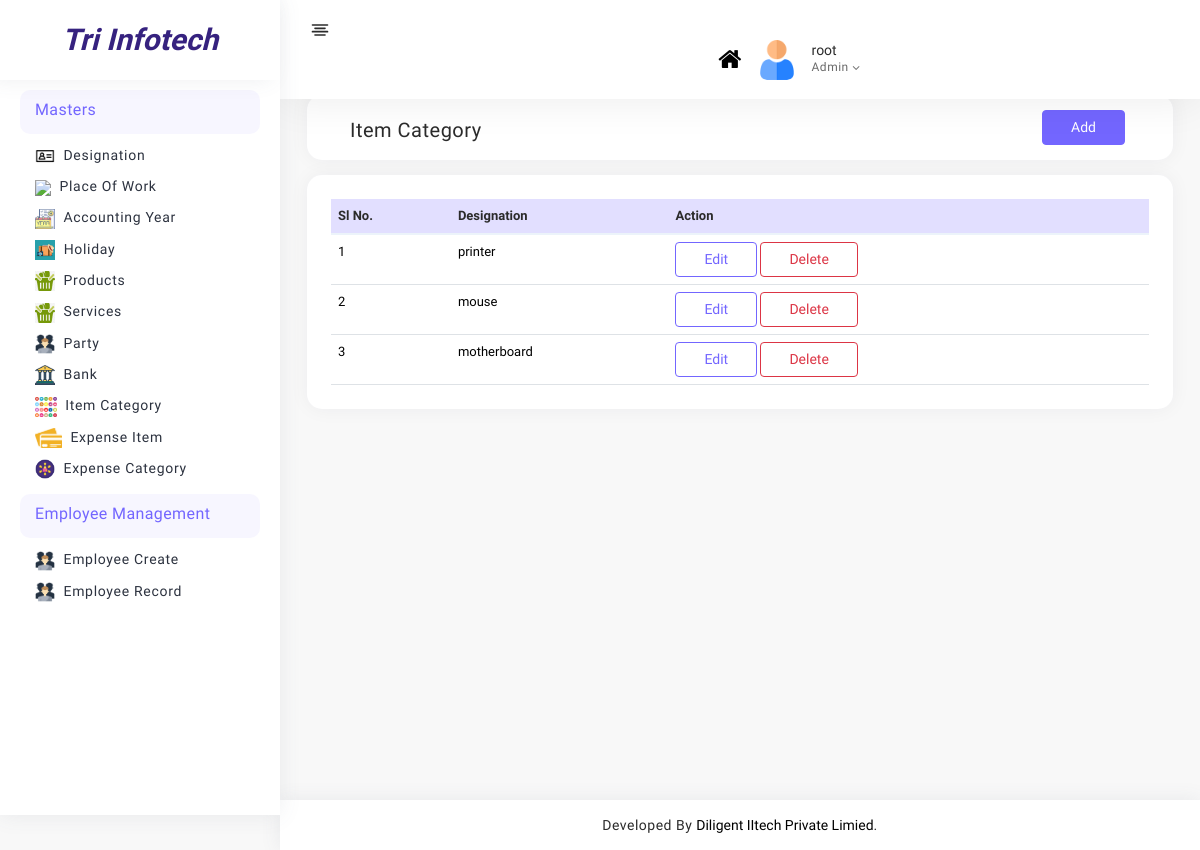
/admin_panel/item_category/ (signed in), run on an earlier commit of the app's database.
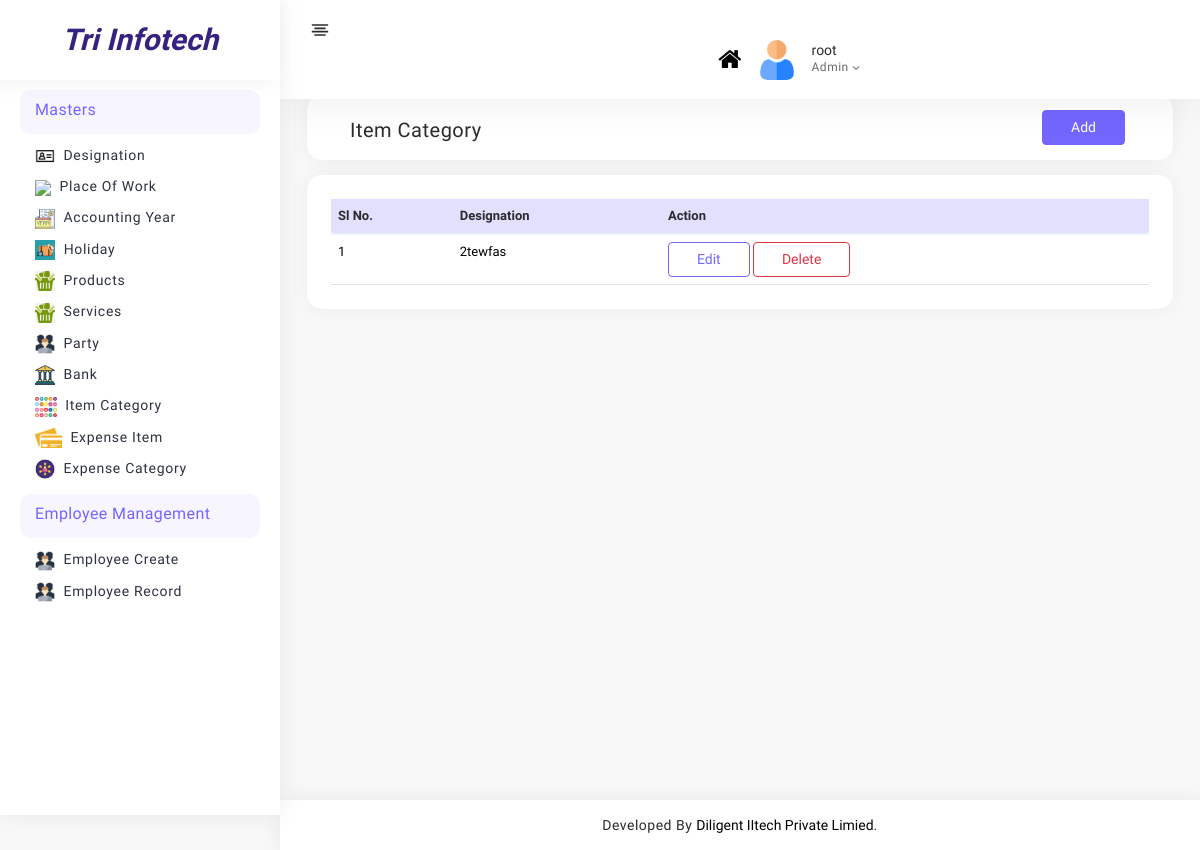
And on a later commit of the database.
### admin_panel/models.py (models this page shows, shortened)
class Category(models.Model):
    name = models.CharField( max_length=100,unique=True)

### admin_panel/views.py (the view)
# urls.py: path("item_category/",views.item_category,name="item_category"),
def item_category(request):
    if request.user.is_staff:
        category = Category.objects.all()
        return render(request,"masters/item_category/item_category.html",{"category":category})
    else:
        return redirect("login")

### admin_panel/templates/masters/item_category/item_category.html (shortened to what this page needs)
{% extends 'base.html' %}
{% load static %}
{% block content %}
<div class="page-body">
<form>
   <div class="container-fluid">
        <div class="card p-3 py-2 project-list">
            <div class="row">
                <div class="col-md-6">
                    <h5 class="mb-0 mt-2">Item Category</h5>
                </div>
                <div class="col-md-6">
                    <a href="{% url 'item_category_add' %} " class="btn btn-primary rs-text-right">Add</a>
                </div>
            </div>
        </div>
        <div class="card rs-mt-10 rs-br-0">
            <div class="card-body p-4 rs-p-0">
                <div class="">
                    <table class="table rs_table">
                        <thead>
                            <tr>
                                <th class="rs-w-5"><span  class="hidden-xs">Sl No.</span></th>
                                <th>Designation</th>
                                <th class="rs-text-right">Action</th>
                            </tr>
                        </thead>
                        <tbody>
                            {% for cat in category %}
                            <tr>
                                <td class="rs-pr-0">
                                    <span >{{ forloop.counter}}</span>
                                </td>
                                <td>{{ cat.name }}</td>
                                <td class="rs-text-right"><a href="{% url 'item_category_edit' cat.id %}" class="btn btn-outline-primary">Edit</a>
                                    <a type="button" class="btn btn-outline-danger" data-toggle="modal"
                                    data-target="#exampleModal-{{forloop.counter}}">
                                    Delete
                            </a>
                                </td>
                            </tr>
                            {% endfor %}
                        </tbody>
                    </table>
                </div>
            </div>
        </div>
    </div>
   </form>
</div>
{% endblock content %}

What changed in the data, as far as the page shows it:
removed Category: name "mouse"
removed Category: name "motherboard"
changed Category: name "printer" → "2tewfas"
